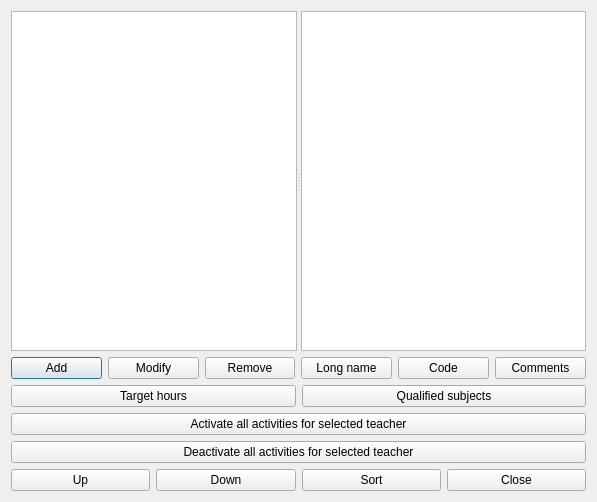
<?xml version="1.0" encoding="UTF-8"?>
<ui version="4.0">
 <class>TeachersForm_template</class>
 <widget class="QDialog" name="TeachersForm_template">
  <property name="geometry">
   <rect>
    <x>0</x>
    <y>0</y>
    <width>597</width>
    <height>502</height>
   </rect>
  </property>
  <property name="windowTitle">
   <string extracomment="Title of dialog">Teachers</string>
  </property>
  <layout class="QGridLayout" name="gridLayout">
   <item row="0" column="0">
    <widget class="QSplitter" name="splitter">
     <property name="sizePolicy">
      <sizepolicy hsizetype="Expanding" vsizetype="Expanding">
       <horstretch>0</horstretch>
       <verstretch>0</verstretch>
      </sizepolicy>
     </property>
     <property name="orientation">
      <enum>Qt::Horizontal</enum>
     </property>
     <widget class="QListWidget" name="teachersListWidget"/>
     <widget class="QPlainTextEdit" name="currentTeacherTextEdit"/>
    </widget>
   </item>
   <item row="1" column="0">
    <layout class="QHBoxLayout" name="horizontalLayout_2">
     <item>
      <widget class="QPushButton" name="addTeacherPushButton">
       <property name="text">
        <string>Add</string>
       </property>
      </widget>
     </item>
     <item>
      <widget class="QPushButton" name="modifyTeacherPushButton">
       <property name="text">
        <string>Modify</string>
       </property>
      </widget>
     </item>
     <item>
      <widget class="QPushButton" name="removeTeacherPushButton">
       <property name="text">
        <string>Remove</string>
       </property>
      </widget>
     </item>
     <item>
      <widget class="QPushButton" name="longNamePushButton">
       <property name="text">
        <string>Long name</string>
       </property>
      </widget>
     </item>
     <item>
      <widget class="QPushButton" name="codePushButton">
       <property name="text">
        <string>Code</string>
       </property>
      </widget>
     </item>
     <item>
      <widget class="QPushButton" name="commentsPushButton">
       <property name="text">
        <string>Comments</string>
       </property>
      </widget>
     </item>
    </layout>
   </item>
   <item row="2" column="0">
    <layout class="QHBoxLayout" name="horizontalLayout_3">
     <item>
      <widget class="QPushButton" name="targetNumberOfHoursPushButton">
       <property name="text">
        <string comment="It means the target number of hours for a teacher, but keep translation short">Target hours</string>
       </property>
      </widget>
     </item>
     <item>
      <widget class="QPushButton" name="qualifiedSubjectsPushButton">
       <property name="text">
        <string comment="It means a list of qualified (allowed) subjects for the teacher. Keep translation short.">Qualified subjects</string>
       </property>
      </widget>
     </item>
    </layout>
   </item>
   <item row="3" column="0">
    <widget class="QPushButton" name="activateTeacherPushButton">
     <property name="text">
      <string>Activate all activities for selected teacher</string>
     </property>
    </widget>
   </item>
   <item row="4" column="0">
    <widget class="QPushButton" name="deactivateTeacherPushButton">
     <property name="text">
      <string>Deactivate all activities for selected teacher</string>
     </property>
    </widget>
   </item>
   <item row="5" column="0">
    <layout class="QHBoxLayout" name="horizontalLayout">
     <item>
      <widget class="QPushButton" name="moveTeacherUpPushButton">
       <property name="text">
        <string comment="It means move the item up in the list">Up</string>
       </property>
      </widget>
     </item>
     <item>
      <widget class="QPushButton" name="moveTeacherDownPushButton">
       <property name="text">
        <string comment="It means move the item down in the list">Down</string>
       </property>
      </widget>
     </item>
     <item>
      <widget class="QPushButton" name="sortTeachersPushButton">
       <property name="text">
        <string>Sort</string>
       </property>
      </widget>
     </item>
     <item>
      <widget class="QPushButton" name="closePushButton">
       <property name="text">
        <string>Close</string>
       </property>
      </widget>
     </item>
    </layout>
   </item>
  </layout>
 </widget>
 <layoutdefault spacing="6" margin="11"/>
 <resources/>
 <connections/>
</ui>
